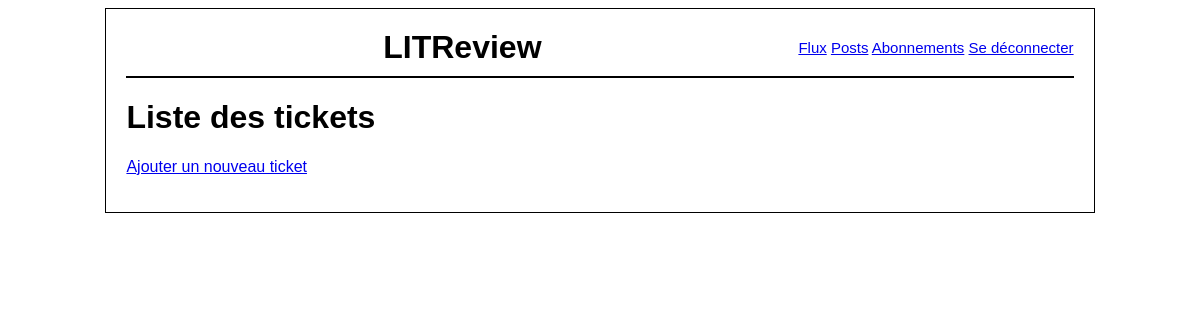
Page /ticket/ on the earlier database version.
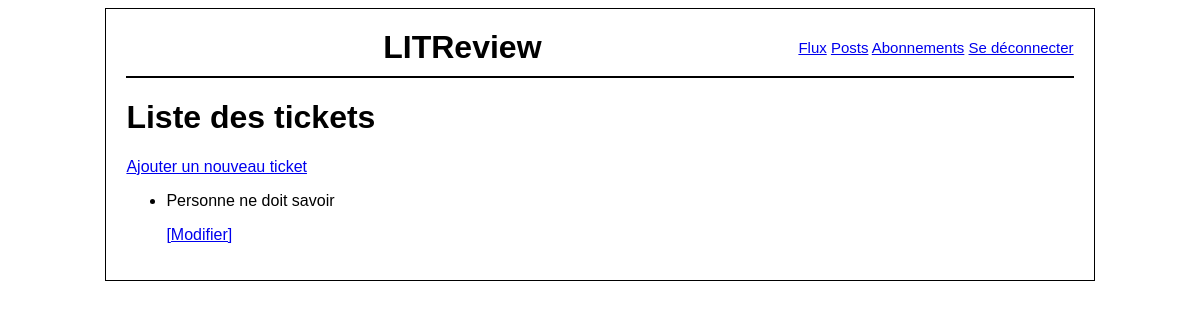
Same page on the later database version.
### review/models.py (models this page shows, shortened)
class Ticket(models.Model):
    title = models.CharField(max_length=128)
    description = models.TextField(max_length=2048, blank=True)
    user = models.ForeignKey(to=settings.AUTH_USER_MODEL, on_delete=models.CASCADE)
    image = models.ImageField(null=True, blank=True)
    time_created = models.DateTimeField(auto_now_add=True)

### review/views.py (the view)
# urls.py: path('ticket/', review.views.ticket_list, name='ticket_list'),
def ticket_list(request):
    tickets = Ticket.objects.all()
    return render(request, 'review/ticket_list.html',
                  {'tickets':tickets})

### review/templates/review/ticket_list.html
{% extends 'base.html' %}
{% block content %}
<h1>Liste des tickets</h1>
<a href="{% url 'ticket_create' %}">Ajouter un nouveau ticket</a>
<ul>
    {% for ticket in tickets %}
    <li>
        <p>{{ ticket.title }}</p>
        <a href="{% url 'ticket_update' ticket.id %}">[Modifier]</a>
    </li>
    {% endfor %}
</ul>
{% endblock %}

Differences in the rows shown:
added Ticket: title "Personne ne doit savoir"
